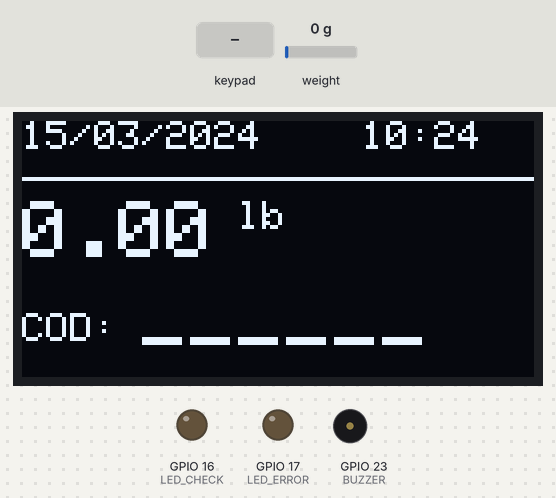
A sketch run on a simulated ESP32. Parts: 128×64 one-colour display, output pins drawn as LEDs (lit = HIGH), buzzer (waves = sounding). Inputs (shaded band) come from the test bench; at power-on: weight on the scale 0 g. WiFi joins after 1.5 s; servers stay silent unless stated; the local clock reads 2024-03-15 10:24:30 at power-on unless the sketch sets it; storage starts empty; what the sketch prints to the serial monitor is not drawn.

Above: at 2.3 s.
2.4 s: keypad keys 1 2 3 4 5 6 7 8 A pressed 0.4 s apart
At 7.3 s:
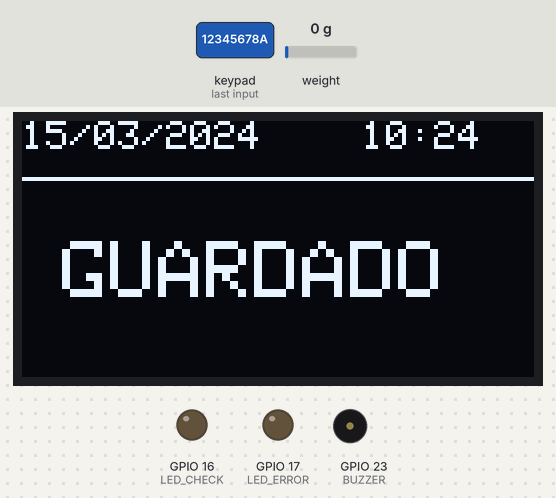
7.5 s: key '2' pressed
At 8.5 s:
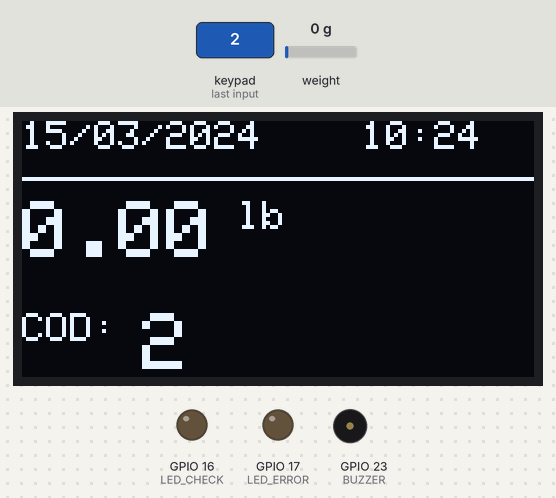
9.0 s: weight on the scale set to 100 g
At 10.0 s:
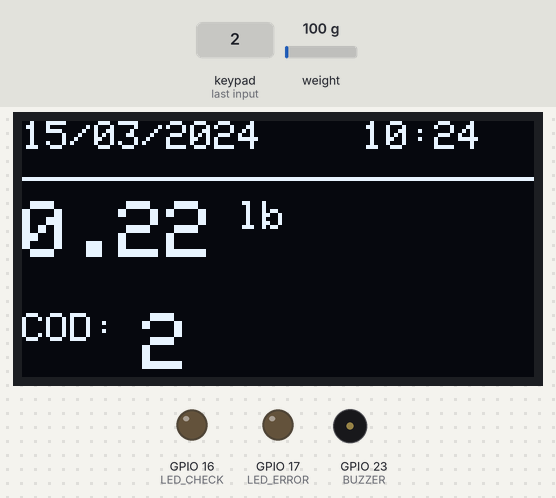
10.5 s: key '1' pressed
At 11.9 s:
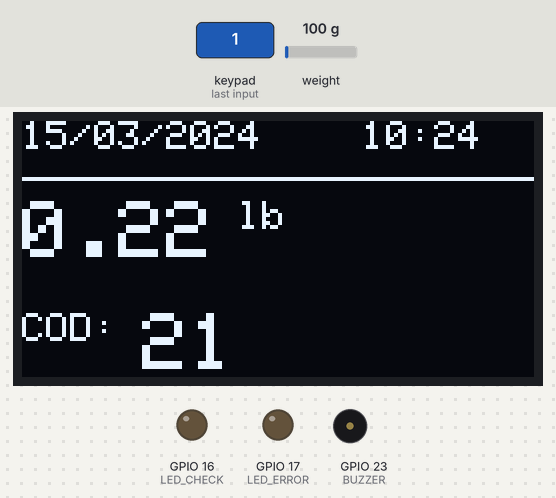
12.2 s: keypad keys 1 2 3 4 5 6 7 8 pressed 0.4 s apart
At 14.8 s:
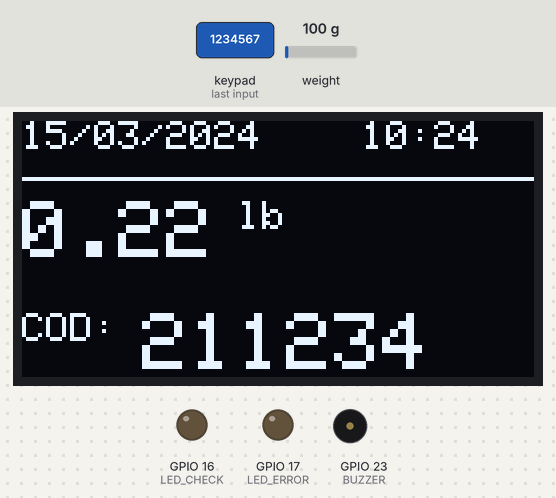
16.9 s: weight on the scale set to 1250 g
At 17.7 s:
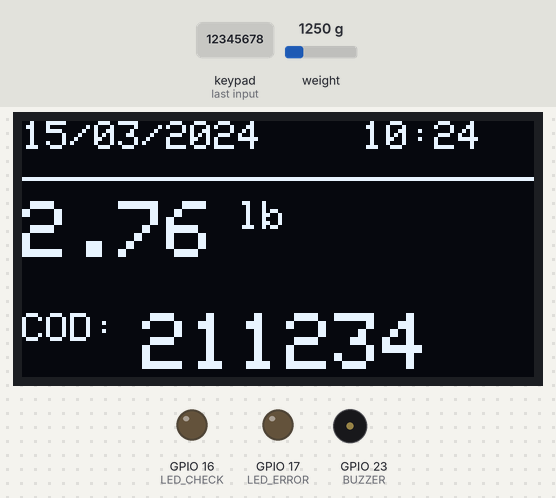
Timing chart, 0 to 19.9 s (numbered marks = the images above; inputs shaded):
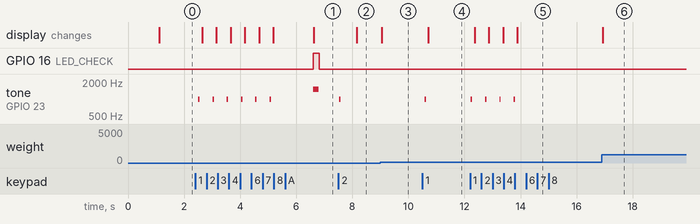

Measured:
- after the input at 2.4 s, GPIO 16 (LED_CHECK): LOW → HIGH after 4.2 s, → LOW 0.23 s later; tone on GPIO 23 (BUZZER): plays 1000 Hz for 0.05 s, 1000 Hz for 0.05 s, 1000 Hz for 0.05 s, 1000 Hz for 0.05 s, 1000 Hz for 0.05 s, 1000 Hz for 0.05 s … (7 notes in this stretch), starting after 0.11 s
- after the input at 7.5 s, tone on GPIO 23 (BUZZER): silent → 1000 Hz at once, → silent 0.05 s later; the display: changes after 0.66 s (image 2)
- after the input at 9.0 s, the display: changes after 0.05 s (image 3)
- after the input at 10.5 s, tone on GPIO 23 (BUZZER): silent → 1000 Hz after 0.08 s, → silent 0.05 s later; the display: changes after 0.21 s (image 4)
- after the input at 12.2 s, tone on GPIO 23 (BUZZER): alternates 1000 Hz for 0.05 s and silent for 0.46 s, 8 changes in all, then stays silent, starting at once; the display: first changes after 0.16 s (image 5 shows a later state)
- after the input at 16.9 s, the display: changes at once (image 6)

The sketch:

envio1.1.ino
```cpp
#include <WiFi.h>
#include <WebServer.h>
#include <Wire.h>
#include <Adafruit_GFX.h>
#include <Adafruit_SSD1306.h>
#include <RTClib.h>
#include <HX711.h>
#include <Keypad.h>
#include <LittleFS.h>
#include <ArduinoJson.h>
#include "time.h" // Librería nativa para servidores NTP

// ---------- CONFIGURACIÓN ----------
float factor_calibracion = -435000.0;

#define DOUT 15
#define SCK 5
#define OLED_SDA 18
#define OLED_SCL 19
#define RTC_SDA 21
#define RTC_SCL 22
#define LED_CHECK 16
#define LED_ERROR 17
#define BUZZER 23

// Configuración Servidor de Tiempo (NTP)
const char* ntpServer = "pool.ntp.org";
const long  gmtOffset_sec = -18000; // Ajuste para tu zona horaria (Ej: -18000 para GMT-5)
const int   daylightOffset_sec = 0;

#define SCREEN_WIDTH 128
#define SCREEN_HEIGHT 64
#define REG_FILE "/registros.json"

Adafruit_SSD1306 display(SCREEN_WIDTH, SCREEN_HEIGHT, &Wire, -1);
HX711 scale;
RTC_DS3231 rtc;
WebServer server(80);

// ---------- KEYPAD ----------
const byte ROWS = 4, COLS = 4;
char keys[ROWS][COLS] = {
  {'1','2','3','A'},
  {'4','5','6','B'},
  {'7','8','9','C'},
  {'*','0','#','D'}
};
byte rowP[ROWS] = {13, 12, 14, 27};
byte colP[COLS] = {26, 25, 33, 32};
Keypad keypad = Keypad(makeKeymap(keys), rowP, colP, ROWS, COLS);

// ---------- VARIABLES ----------
String codigo = "";
float pesoLB = 0.0;
unsigned long mensajeTimer = 0;

// ---------- UTILIDADES ----------
void addCORS() {
  server.sendHeader("Access-Control-Allow-Origin", "*");
  server.sendHeader("Access-Control-Allow-Methods", "GET,OPTIONS");
  server.sendHeader("Access-Control-Allow-Headers", "Content-Type");
}

void initFS() {
  if (!LittleFS.begin(true)) {
    digitalWrite(LED_ERROR, HIGH);
    return;
  }
  if (!LittleFS.exists(REG_FILE)) {
    File f = LittleFS.open(REG_FILE, "w");
    f.print("[]");
    f.close();
  }
}

// Sincronizar RTC con servidor de internet
void sincronizarHoraNTP() {
  configTime(gmtOffset_sec, daylightOffset_sec, ntpServer);
  struct tm timeinfo;
  if (getLocalTime(&timeinfo)) {
    rtc.adjust(DateTime(timeinfo.tm_year + 1900, timeinfo.tm_mon + 1, timeinfo.tm_mday, timeinfo.tm_hour, timeinfo.tm_min, timeinfo.tm_sec));
    Serial.println("RTC Sincronizado con NTP");
  }
}

void actualizarPantalla(String msg);
void guardarRegistro();

// ---------- SETUP ----------
void setup() {
  Serial.begin(115200);
  pinMode(LED_CHECK, OUTPUT);
  pinMode(LED_ERROR, OUTPUT);
  pinMode(BUZZER, OUTPUT);

  initFS();

  // Iniciar OLED en pines 18 y 19 (Confirmado funcional)
  Wire.begin(OLED_SDA, OLED_SCL);
  if(!display.begin(SSD1306_SWITCHCAPVCC, 0x3C)) {
    for(;;);
  }
  display.clearDisplay();
  display.display();

  // Iniciar RTC
  Wire1.begin(RTC_SDA, RTC_SCL);
  if (!rtc.begin(&Wire1)) {
    digitalWrite(LED_ERROR, HIGH);
  }

  scale.begin(DOUT, SCK);
  scale.set_scale(factor_calibracion);
  scale.tare();

  // Configuración WiFi (Modo AP + Intento de conexión para NTP)
  WiFi.softAP("Balanza_OLED", "12345678");

  // Opcional: Si quieres que sincronice hora, debe conectarse a un WiFi real
  // WiFi.begin("TU_SSID", "TU_PASSWORD");

  sincronizarHoraNTP();

  // Endpoints del servidor
  server.on("/data", HTTP_OPTIONS, [](){ addCORS(); server.send(204); });
  server.on("/data", HTTP_GET, [](){
    addCORS();
    File f = LittleFS.open(REG_FILE, "r");
    server.streamFile(f, "application/json");
    f.close();
  });
  server.on("/confirmar", HTTP_GET, [](){
    addCORS();
    LittleFS.remove(REG_FILE);
    File f = LittleFS.open(REG_FILE, "w");
    f.print("[]");
    f.close();
    server.send(200, "text/plain", "OK");
  });

  server.begin();
  actualizarPantalla("");
}

// ---------- LOOP ----------
void loop() {
  server.handleClient();

  if (scale.is_ready()) {
    pesoLB = scale.get_units(1) * 2.20462;
    if (pesoLB < 0) pesoLB = 0.0; // Evitar pesos negativos por deriva
  }

  if (mensajeTimer > 0) {
    if (millis() > mensajeTimer) {
      mensajeTimer = 0;
      actualizarPantalla("");
    }
  } else {
    actualizarPantalla("");
  }

  char key = keypad.getKey();
  if (key) {
    if (isdigit(key) && codigo.length() < 6) {
      codigo += key;
      tone(BUZZER, 1000, 50);
    }
    else if (key == '*') {
      codigo = "";
    }
    else if (key == 'A') {
      guardarRegistro();
    }
  }
}

// ---------- DISPLAY OLED 0.96 (Amarillo/Azul) ----------
void actualizarPantalla(String msg) {
  display.clearDisplay();
  display.setTextColor(SSD1306_WHITE);

  // ZONA AMARILLA (0-15)
  DateTime now = rtc.now();
  display.setTextSize(1);
  display.setCursor(0, 0);
  display.printf("%02d/%02d/%04d", now.day(), now.month(), now.year());
  display.setCursor(85, 0);
  display.printf("%02d:%02d", now.hour(), now.minute());

  display.drawLine(0, 14, 128, 14, SSD1306_WHITE);

  // ZONA AZUL (16-64)
  if (msg != "") {
    display.setTextSize(2);
    display.setCursor(10, 30);
    display.print(msg);
  }
  else {
    // Peso grande
    display.setTextSize(2);
    display.setCursor(0, 20);
    display.print(pesoLB, 2);
    display.setTextSize(1);
    display.print(" lb");

    // Código abajo
    display.setCursor(0, 48);
    display.print("COD: ");
    display.setTextSize(2);
    display.print(codigo == "" ? "------" : codigo);
  }

  display.display();
}

// ---------- GUARDAR REGISTRO ----------
void guardarRegistro() {
  if (codigo == "") return;

  File f = LittleFS.open(REG_FILE, "r");
  if (!f) return;

  DynamicJsonDocument doc(4096);
  deserializeJson(doc, f);
  f.close();

  JsonArray arr = doc.as<JsonArray>();
  DateTime now = rtc.now();

  JsonObject reg = arr.createNestedObject();
  reg["codigo"] = codigo;
  reg["peso_lb"] = round(pesoLB * 100) / 100.0;
  reg["fecha"] = String(now.day()) + "/" + String(now.month()) + "/" + String(now.year());
  reg["hora"] = String(now.hour()) + ":" + String(now.minute());
  reg["sync"] = false;

  f = LittleFS.open(REG_FILE, "w");
  if (f) {
    serializeJson(doc, f);
    f.close();
  }

  codigo = "";
  digitalWrite(LED_CHECK, HIGH);
  tone(BUZZER, 1500, 200);
  actualizarPantalla("GUARDADO");
  mensajeTimer = millis() + 1500;

  // El delay de 1.5s se maneja con el timer para no bloquear el servidor
  delay(200);
  digitalWrite(LED_CHECK, LOW);
}
```
